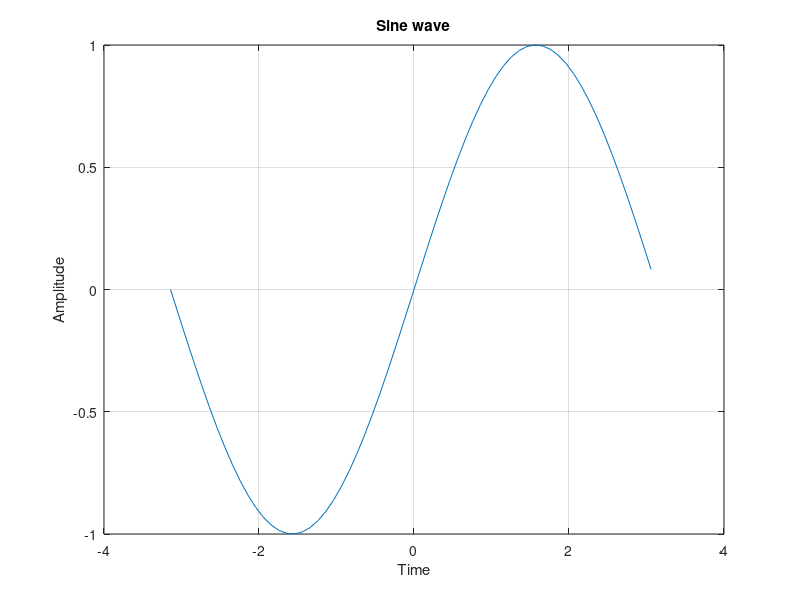

The MATLAB source for this figure:
clc
clear all;
close all;

x = [-pi : 0.1 : pi];
y = sin(x);

figure(73050);
plot(x, y), grid;
title('Sine wave');
xlabel('Time');
ylabel('Amplitude');